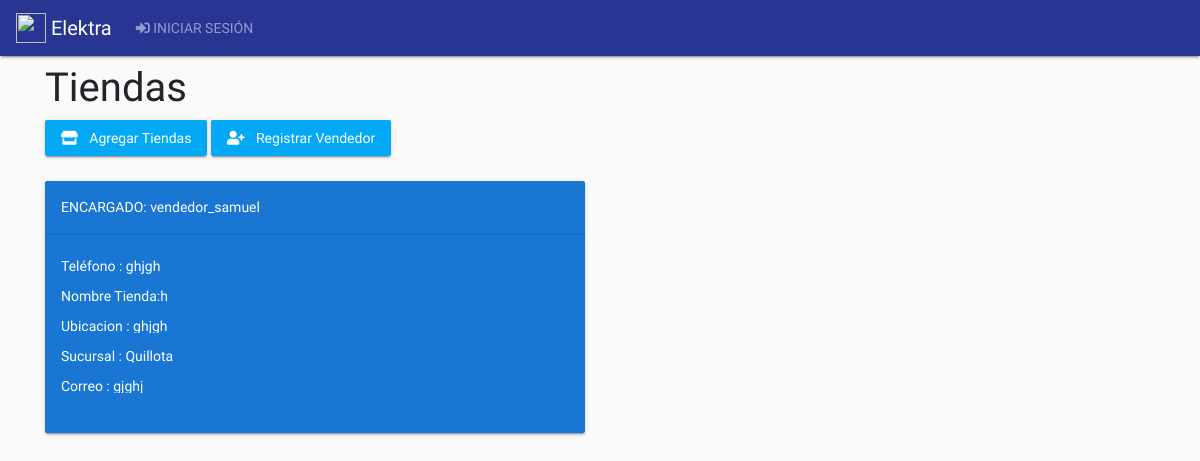
Before: /tiendas with the older database file.
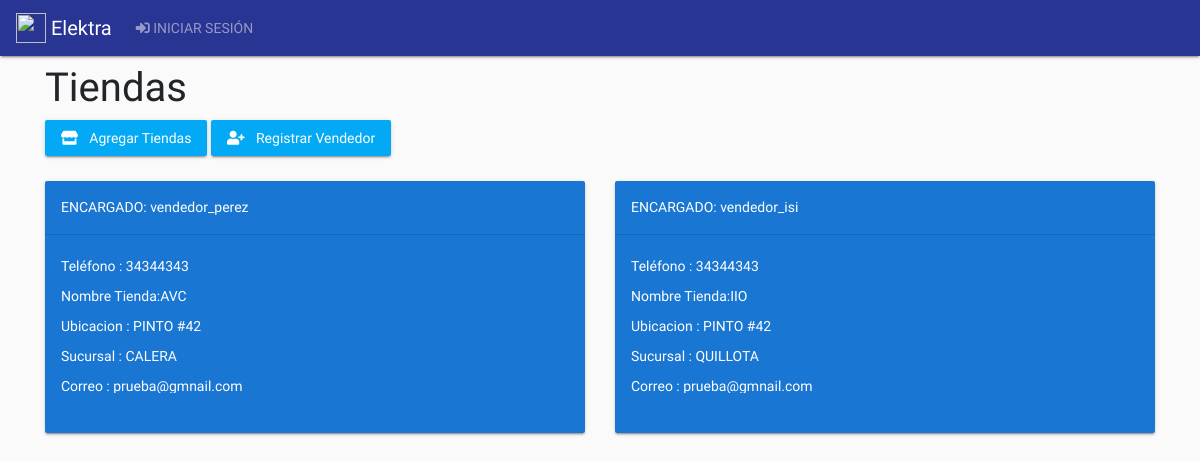
After: the same page with the newer database file.
### electronica/models.py (models this page shows, shortened)
class Tiendas(models.Model):
	nombre_tiendas=models.CharField(max_length=200)
	direccion_tiendas=models.CharField(max_length=200)
	ciudad_tiendas=models.CharField(max_length=200)
	comuna_tiendas=models.CharField(max_length=200)
	telefono_tiendas=models.CharField(max_length=200)
	correo_tiendas=models.CharField(max_length=200)
	encargado=models.OneToOneField(User,null=False,blank=False,on_delete=models.CASCADE)
	productos=models.ManyToManyField(Productos)

### electronica/views.py (the view)
# urls.py: url('tiendas',views.administrador_tiendas, name="adm.tiendas" ),
def administrador_tiendas(request):
    tiendas=Tiendas.objects.filter()
    return render(request, 'administrador/adm.tiendas.html', {'tiendas': tiendas})

### electronica/templates/administrador/adm.tiendas.html (shortened to what this page needs)
{% extends 'aplicacion/base.html' %}
{% block content %}
<div class="row">
  <div class="col-sm-12 col-md-6">
    <h1 class="mt-2 animated bounceInDown">Tiendas</h1>
<a  href="{% url 'nueva_tienda' %}" class="btn btn-raised btn-info text-capitalize" ><i class="fas fa-store mr-2"></i> Agregar Tiendas</a>
<a  href="{% url 'signup' %}" class="btn btn-raised btn-info text-capitalize" ><i class="fas fa-user-plus mr-2"></i> Registrar Vendedor</a>
  </div>
  <div class="col-sm-12 col-md-6">
  </div>
</div>
  <div class="row animated fadeIn">
     {% for tiendas in tiendas %}
    <div class="col-12 col-md-6 col-lg-6">
                 <div class="card" style="margin-top: 20px; background: #1976d2;
 color: white;">
  <div class="card-header">
    ENCARGADO: {{tiendas.encargado}}
  </div>
  <ul class="list-group" style="">
  <a class="list-group-item">
    <div class="bmd-list-group-col">
      <p class="list-group-item-heading ">Teléfono : {{tiendas.telefono_tiendas}}</p>
      <p class="list-group-item-text text-white">Nombre Tienda:{{tiendas.nombre_tiendas}}</p>
      <p class="list-group-item-text text-white">Ubicacion : {{tiendas.direccion_tiendas}}</p>
       <p class="list-group-item-text text-white">Sucursal : {{tiendas.comuna_tiendas}}</p>
       <p class="list-group-item-text text-white">Correo : {{tiendas.correo_tiendas}}</p>
    </div>
  </a>
</ul>
</div>
    </div>
     {% endfor %}
  </div>
{% endblock %}

Changed rows visible on the page:
removed Tiendas: encargado "vendedor_samuel", telefono_tiendas "ghjgh", nombre_tiendas "h", direccion_tiendas "ghjgh", comuna_tiendas "Quillota", correo_tiendas "gjghj"
added Tiendas: encargado "vendedor_perez", telefono_tiendas "34344343", nombre_tiendas "AVC", direccion_tiendas "PINTO #42", comuna_tiendas "CALERA", correo_tiendas "prueba@gmnail.com"
added Tiendas: encargado "vendedor_isi", telefono_tiendas "34344343", nombre_tiendas "IIO", direccion_tiendas "PINTO #42", comuna_tiendas "QUILLOTA", correo_tiendas "prueba@gmnail.com"
